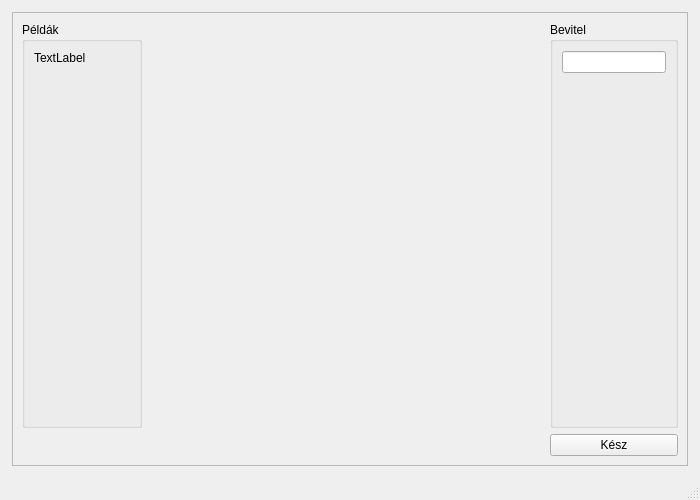
<?xml version="1.0" encoding="UTF-8"?>
<ui version="4.0">
 <class>MainWindow</class>
 <widget class="QMainWindow" name="MainWindow">
  <property name="geometry">
   <rect>
    <x>0</x>
    <y>0</y>
    <width>700</width>
    <height>500</height>
   </rect>
  </property>
  <property name="minimumSize">
   <size>
    <width>700</width>
    <height>500</height>
   </size>
  </property>
  <property name="focusPolicy">
   <enum>Qt::TabFocus</enum>
  </property>
  <property name="windowTitle">
   <string>Ellenőrzés</string>
  </property>
  <property name="locale">
   <locale language="Hungarian" country="Hungary"/>
  </property>
  <widget class="QWidget" name="centralwidget">
   <layout class="QGridLayout" name="gridLayout">
    <property name="leftMargin">
     <number>12</number>
    </property>
    <property name="topMargin">
     <number>12</number>
    </property>
    <property name="rightMargin">
     <number>12</number>
    </property>
    <property name="bottomMargin">
     <number>12</number>
    </property>
    <item row="0" column="1">
     <widget class="QScrollArea" name="scrollArea">
      <property name="minimumSize">
       <size>
        <width>0</width>
        <height>0</height>
       </size>
      </property>
      <property name="horizontalScrollBarPolicy">
       <enum>Qt::ScrollBarAlwaysOff</enum>
      </property>
      <property name="widgetResizable">
       <bool>true</bool>
      </property>
      <widget class="QWidget" name="scrollAreaWidgetContents">
       <property name="geometry">
        <rect>
         <x>0</x>
         <y>0</y>
         <width>674</width>
         <height>454</height>
        </rect>
       </property>
       <layout class="QGridLayout" name="gridLayout_2">
        <item row="0" column="0">
         <widget class="QGroupBox" name="patternGroup">
          <property name="minimumSize">
           <size>
            <width>120</width>
            <height>0</height>
           </size>
          </property>
          <property name="title">
           <string>Példák</string>
          </property>
          <layout class="QVBoxLayout" name="verticalLayout_2">
           <item>
            <widget class="QLabel" name="label">
             <property name="text">
              <string>TextLabel</string>
             </property>
            </widget>
           </item>
           <item>
            <spacer name="verticalSpacer">
             <property name="orientation">
              <enum>Qt::Vertical</enum>
             </property>
             <property name="sizeHint" stdset="0">
              <size>
               <width>20</width>
               <height>40</height>
              </size>
             </property>
            </spacer>
           </item>
          </layout>
         </widget>
        </item>
        <item row="0" column="1">
         <spacer name="horizontalSpacer">
          <property name="orientation">
           <enum>Qt::Horizontal</enum>
          </property>
          <property name="sizeHint" stdset="0">
           <size>
            <width>395</width>
            <height>20</height>
           </size>
          </property>
         </spacer>
        </item>
        <item row="1" column="1" colspan="2">
         <spacer name="horizontalSpacer_2">
          <property name="orientation">
           <enum>Qt::Horizontal</enum>
          </property>
          <property name="sizeHint" stdset="0">
           <size>
            <width>401</width>
            <height>20</height>
           </size>
          </property>
         </spacer>
        </item>
        <item row="1" column="3">
         <widget class="QPushButton" name="doneButton">
          <property name="text">
           <string>Kész</string>
          </property>
         </widget>
        </item>
        <item row="0" column="3">
         <widget class="QGroupBox" name="inputGroup">
          <property name="minimumSize">
           <size>
            <width>120</width>
            <height>0</height>
           </size>
          </property>
          <property name="title">
           <string>Bevitel</string>
          </property>
          <layout class="QVBoxLayout" name="verticalLayout">
           <item>
            <widget class="QLineEdit" name="lineEdit"/>
           </item>
           <item>
            <spacer name="verticalSpacer_2">
             <property name="orientation">
              <enum>Qt::Vertical</enum>
             </property>
             <property name="sizeHint" stdset="0">
              <size>
               <width>20</width>
               <height>40</height>
              </size>
             </property>
            </spacer>
           </item>
          </layout>
         </widget>
        </item>
       </layout>
      </widget>
     </widget>
    </item>
   </layout>
  </widget>
  <widget class="QStatusBar" name="statusbar"/>
 </widget>
 <tabstops>
  <tabstop>doneButton</tabstop>
  <tabstop>scrollArea</tabstop>
 </tabstops>
 <resources/>
 <connections/>
</ui>
